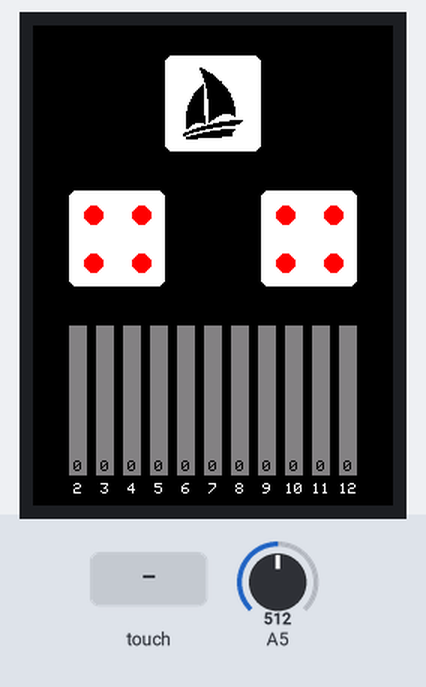
A sketch run on a simulated Arduino Uno, built with avr-gcc and run on an emulated ATmega328P. Parts: 240×320 colour display. The inputs (shaded band) are chosen by the test bench; at power-on: A5 = 512. Random numbers use the default seed unless the sketch sets one; what the sketch prints to the serial monitor is not drawn.

Above: at 1.5 s.
1.6 s: touch panel pressed at 13 % / 10 % of its raw x / y range
At 2.9 s:
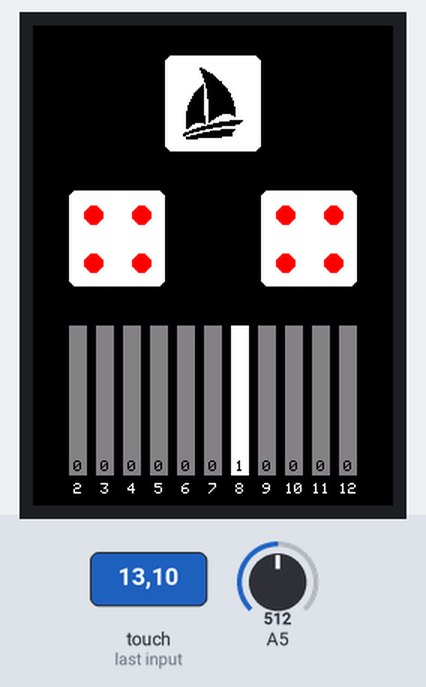
3.4 s: touch panel pressed at 38 % / 10 % of its raw x / y range
Timing chart, 0 to 6.4 s (numbered marks = the images above; inputs shaded):
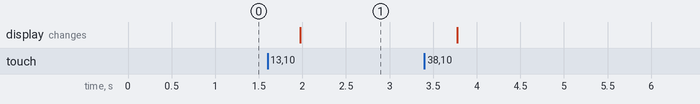

Measured:
- after the input at 1.6 s, the display: changes after 0.37 s (image 1)

The sketch:

arduino_dice_tft.ino
```cpp
#include "MCUFRIEND_kbv.h"

MCUFRIEND_kbv tft;

#include "TouchScreen_kbv.h"         //my hacked version

const int XP=8,XM=A2,YP=A3,YM=9;    //240x320 ID=0x7575
const int TS_LEFT=888,TS_RT=161,TS_TOP=919,TS_BOT=111;

TouchScreen_kbv ts(XP, YP, XM, YM, 300);   //re-initialised after diagnose
TSPoint_kbv tp;                            //global point

#define LOWFLASH (defined(__AVR_ATmega328P__) && defined(MCUFRIEND_KBV_H_))

#define SCREEN_W    240

#define RED       0xF800
#define WHITE     0xFFFF
#define GREY      0x8410
#define BLACK     0x0000
//#define ORANGE    0xFA60
#define YELLOW    0xFFE0
//#define LIME      0x07FF
#define GREEN     0x07E0
//#define CYAN      0x07FF
//#define AQUA      0x04FF
#define BLUE      0x001F
//#define MAGENTA   0xF81F
//#define PINK      0xF8FF

#define DOT_COLOR   RED
#define DOT_RAD     6

#define DICE_COLOR  WHITE
#define DICE_SIZE   64
#define DICE_RADIUS 5

#define BAR_COUNT    11
#define BAR_TOTAL_W  ((BAR_W + BAR_GAP) * BAR_COUNT - BAR_GAP)

#define LEFT_MARGIN  (SCREEN_W - BAR_TOTAL_W) / 2
#define RIGHT_MARGIN (LEFT_MARGIN + BAR_TOTAL_W)

#define DICE_1_X    LEFT_MARGIN
#define DICE_1_Y    110
#define DICE_2_X    RIGHT_MARGIN - DICE_SIZE
#define DICE_2_Y    DICE_1_Y
#define DICE_EXTRA_X (SCREEN_W - DICE_SIZE) / 2
#define DICE_EXTRA_Y 20

#define BAR_COLOR   GREY
#define BAR_CHAR_COLOR WHITE
#define BAR_W       12
#define BAR_GAP     6
#define BAR_BASE    300

#define BITMAP_SIZE 48
#define BITMAP_DELTA (DICE_SIZE - BITMAP_SIZE)/2

const unsigned char shipBitmap [] PROGMEM = {
  // 'ship-48x48, 48x48px
  0x00, 0x01, 0x80, 0x00, 0x00, 0x00, 0x00, 0x01, 0xe0, 0x00, 0x00, 0x00, 0x00, 0x00, 0xf0, 0x00,
  0x00, 0x00, 0x00, 0x00, 0xfc, 0x00, 0x00, 0x00, 0x00, 0x00, 0x7f, 0x00, 0x00, 0x00, 0x00, 0x00,
  0x7f, 0x80, 0x00, 0x00, 0x00, 0x00, 0x7f, 0xc0, 0x00, 0x00, 0x00, 0x00, 0x3f, 0xe0, 0x00, 0x00,
  0x00, 0x00, 0x3f, 0xf0, 0x00, 0x00, 0x00, 0x00, 0x3f, 0xfc, 0x00, 0x00, 0x00, 0x00, 0x1f, 0xfc,
  0x00, 0x00, 0x00, 0x00, 0x5f, 0xfe, 0x00, 0x00, 0x00, 0x00, 0xdf, 0xff, 0x00, 0x00, 0x00, 0x01,
  0xdf, 0xff, 0x80, 0x00, 0x00, 0x03, 0xcf, 0xff, 0xc0, 0x00, 0x00, 0x07, 0xcf, 0xff, 0xc0, 0x00,
  0x00, 0x0f, 0xcf, 0xff, 0xe0, 0x00, 0x00, 0x1f, 0xcf, 0xff, 0xf0, 0x00, 0x00, 0x1f, 0xcf, 0xff,
  0xf0, 0x00, 0x00, 0x3f, 0xcf, 0xff, 0xf0, 0x00, 0x00, 0x3f, 0xcf, 0xff, 0xf8, 0x00, 0x00, 0x7f,
  0xc7, 0xff, 0xf8, 0x00, 0x00, 0x7f, 0xc7, 0xff, 0xfc, 0x00, 0x00, 0xff, 0xc7, 0xff, 0xfc, 0x00,
  0x00, 0xff, 0xc7, 0xff, 0xfc, 0x00, 0x01, 0xff, 0xc7, 0xff, 0xfc, 0x00, 0x01, 0xff, 0xc7, 0xff,
  0xfe, 0x00, 0x01, 0xff, 0xc7, 0xff, 0xfe, 0x00, 0x01, 0xff, 0xc7, 0xff, 0xfe, 0x00, 0x03, 0xff,
  0xc7, 0xff, 0xfe, 0x00, 0x03, 0xff, 0xc7, 0xff, 0xfe, 0x00, 0x03, 0xff, 0xc7, 0xfc, 0x0e, 0x00,
  0x03, 0xff, 0xe7, 0xf0, 0x02, 0x00, 0x03, 0xff, 0xe7, 0xc0, 0x00, 0x00, 0x03, 0xff, 0xe7, 0x80,
  0x00, 0x00, 0x03, 0xff, 0xe6, 0x00, 0x1f, 0xf0, 0x03, 0xff, 0xe4, 0x0f, 0xff, 0xe0, 0x03, 0xf0,
  0x20, 0xff, 0xff, 0xc0, 0x03, 0xc0, 0x0f, 0xff, 0xfe, 0x00, 0x03, 0x80, 0xff, 0xfc, 0x00, 0x00,
  0x03, 0x07, 0xff, 0x00, 0x00, 0x00, 0x00, 0x3f, 0xe0, 0x07, 0xfe, 0x00, 0x00, 0xfe, 0x03, 0xff,
  0xfc, 0x00, 0x07, 0xe0, 0x7f, 0xff, 0xf8, 0x00, 0x0f, 0x07, 0xff, 0xff, 0xf8, 0x00, 0x0c, 0x7f,
  0xff, 0xff, 0xf8, 0x00, 0x03, 0xff, 0xff, 0xfc, 0x00, 0x00, 0x03, 0xfc, 0x00, 0x00, 0x00, 0x00
};

const unsigned char castleBitmap [] PROGMEM = {
  // 'castle-48x48, 48x48px
  0x00, 0x30, 0x00, 0x00, 0x0c, 0x00, 0x00, 0x78, 0x00, 0x00, 0x1e, 0x00, 0x00, 0xf8, 0x00, 0x00,
  0x1f, 0x00, 0x00, 0xfc, 0x00, 0x00, 0x3f, 0x00, 0x01, 0xfc, 0x00, 0x00, 0x3f, 0x80, 0x01, 0xfe,
  0x00, 0x00, 0x7f, 0x80, 0x03, 0xfe, 0x00, 0x00, 0x7f, 0xc0, 0x03, 0xff, 0x00, 0x00, 0xff, 0xc0,
  0x07, 0xff, 0x00, 0x00, 0xff, 0xe0, 0x07, 0xff, 0x80, 0x01, 0xff, 0xe0, 0x0f, 0xff, 0x80, 0x01,
  0xff, 0xf0, 0x0f, 0xff, 0xc0, 0x03, 0xff, 0xf0, 0x1f, 0xff, 0xc0, 0x03, 0xff, 0xf8, 0x0f, 0xff,
  0xc0, 0x03, 0xff, 0xf0, 0x07, 0xff, 0x00, 0x00, 0xff, 0xe0, 0x07, 0xff, 0x00, 0x00, 0xff, 0xe0,
  0x07, 0xcf, 0x01, 0x80, 0xf3, 0xe0, 0x07, 0x87, 0x03, 0xc0, 0xe1, 0xe0, 0x07, 0x87, 0x03, 0xc0,
  0xe1, 0xe0, 0x07, 0x87, 0x1f, 0xf8, 0xe1, 0xe0, 0x07, 0x87, 0x3f, 0xfc, 0xe1, 0xe0, 0x07, 0x87,
  0x3e, 0x7c, 0xe1, 0xe0, 0x07, 0x87, 0x3c, 0x3c, 0xe1, 0xe0, 0x07, 0xff, 0x3c, 0x3c, 0xff, 0xe0,
  0x07, 0xff, 0x3c, 0x3c, 0xff, 0xe0, 0x07, 0xff, 0x3c, 0x3c, 0xff, 0xe0, 0x07, 0xff, 0x3c, 0x3c,
  0xff, 0xe0, 0x07, 0xff, 0xfc, 0x3f, 0xff, 0xe0, 0x0f, 0xff, 0xff, 0xff, 0xff, 0xf0, 0x0f, 0xff,
  0xff, 0xff, 0xff, 0xf0, 0x0f, 0xff, 0xff, 0xff, 0xff, 0xf0, 0x1f, 0xff, 0xff, 0xff, 0xff, 0xf8,
  0x1f, 0xff, 0xff, 0xff, 0xff, 0xf8, 0x1f, 0xff, 0xfc, 0x3f, 0xff, 0xf8, 0x1f, 0xff, 0xf0, 0x0f,
  0xff, 0xf8, 0x1f, 0xff, 0xe0, 0x07, 0xff, 0xf8, 0x3f, 0xff, 0xc0, 0x03, 0xff, 0xfc, 0x3f, 0xff,
  0xc0, 0x03, 0xff, 0xfc, 0x3f, 0xff, 0xc0, 0x03, 0xff, 0xfc, 0x3f, 0xff, 0xc0, 0x03, 0xff, 0xfc,
  0x3f, 0xff, 0xc0, 0x03, 0xff, 0xfc, 0x7f, 0xff, 0xc0, 0x03, 0xff, 0xfe, 0x7f, 0xff, 0xc0, 0x03,
  0xff, 0xfe, 0x7f, 0xff, 0xc0, 0x03, 0xff, 0xfe, 0x7f, 0xff, 0xc0, 0x03, 0xff, 0xfe, 0x7f, 0xff,
  0xc0, 0x03, 0xff, 0xfe, 0x7f, 0xff, 0xc0, 0x03, 0xff, 0xfe, 0x3f, 0xff, 0xc0, 0x03, 0xff, 0xfc
};

int globalCount = 0;
long diceOne;
long diceTwo;
int stats[11] = {0, 0, 0, 0, 0, 0, 0, 0, 0, 0, 0};
int bar_left = DICE_1_X;

//-----------------------------------------

void setup() {
  Serial.begin(9600);
  uint16_t ID = tft.readID();

  tft.begin(ID);
  tft.fillScreen(BLACK);

  roll();

  printStats();
}

void loop() {
  bool justReleased = false;

  while (ISPRESSED() == true) {
    roll();
    justReleased = true;
  }

  if (justReleased) {
    long seed = analogRead(5);
    randomSeed(seed);

    int extraTimes = random(1, 5);

    for (int i = 0; i <= extraTimes; i++) {
      roll();
      delay(5);
    }

    storeStats();
    printStats();
  }
}

//-----------------------------------------

void roll() {
  rollTwoDices();
  rollExtraDice();
}

void readResistiveTouch(void) {
  tp = ts.getPoint();
  pinMode(YP, OUTPUT);      //restore shared pins
  pinMode(XM, OUTPUT);
  digitalWrite(YP, HIGH);  //because TFT control pins
  digitalWrite(XM, HIGH);
}

bool ISPRESSED(void) {
  // .kbv this was too sensitive !!
  // now touch has to be stable for 50ms
  int count = 0;
  bool state, oldstate;
  while (count < 10) {
    readResistiveTouch();
    state = tp.z > 200;     //ADJUST THIS VALUE TO SUIT YOUR SCREEN e.g. 20 ... 250
    if (state == oldstate) count++;
    else count = 0;
    oldstate = state;
    delay(5);
  }
  return oldstate;
}

void drawDice(int dice, int x, int y) {
  drawDiceBody(x, y);
  drawDots(dice, x, y);
}

void drawDiceBody(int x, int y) {
  tft.fillRoundRect(x, y, DICE_SIZE, DICE_SIZE, DICE_RADIUS, DICE_COLOR);
}

void drawDots(int dice, int x, int y) {
  int y_top = y + DICE_SIZE / 4;
  int y_middle = y + DICE_SIZE / 2;
  int y_bottom = y + DICE_SIZE / 4 * 3;

  int x_left = x + DICE_SIZE / 4;
  int x_middle = x + DICE_SIZE / 2;
  int x_right = x + DICE_SIZE / 4 * 3;

  switch (dice)
  {
    case 1:
         tft.fillCircle(x_middle, y_middle, DOT_RAD, DOT_COLOR);
         break;
    case 2:
         tft.fillCircle(x_left, y_top, DOT_RAD, DOT_COLOR);
         tft.fillCircle(x_right, y_bottom, DOT_RAD, DOT_COLOR);
         break;
    case 3:
         tft.fillCircle(x_left, y_top, DOT_RAD, DOT_COLOR);
         tft.fillCircle(x_middle, y_middle, DOT_RAD, DOT_COLOR);
         tft.fillCircle(x_right, y_bottom, DOT_RAD, DOT_COLOR);
         break;
    case 4:
         tft.fillCircle(x_left, y_top, DOT_RAD, DOT_COLOR);
         tft.fillCircle(x_right, y_top, DOT_RAD, DOT_COLOR);
         tft.fillCircle(x_left, y_bottom, DOT_RAD, DOT_COLOR);
         tft.fillCircle(x_right, y_bottom, DOT_RAD, DOT_COLOR);
         break;
    case 5:
         tft.fillCircle(x_left, y_top, DOT_RAD, DOT_COLOR);
         tft.fillCircle(x_right, y_top, DOT_RAD, DOT_COLOR);
         tft.fillCircle(x_middle, y_middle, DOT_RAD, DOT_COLOR);
         tft.fillCircle(x_left, y_bottom, DOT_RAD, DOT_COLOR);
         tft.fillCircle(x_right, y_bottom, DOT_RAD, DOT_COLOR);
         break;
    case 6:
         tft.fillCircle(x_left, y_top, DOT_RAD, DOT_COLOR);
         tft.fillCircle(x_right, y_top, DOT_RAD, DOT_COLOR);
         tft.fillCircle(x_left, y_middle, DOT_RAD, DOT_COLOR);
         tft.fillCircle(x_right, y_middle, DOT_RAD, DOT_COLOR);
         tft.fillCircle(x_left, y_bottom, DOT_RAD, DOT_COLOR);
         tft.fillCircle(x_right, y_bottom, DOT_RAD, DOT_COLOR);
         break;
  }
}

void drawExtraDice(int dice, int x, int y) {
  drawDiceBody(x, y);
  drawExtraImages(dice, x, y);
}

void drawExtraImages(int dice, int x, int y) {
  long color;

  switch (dice) {
    case 1:
         color = YELLOW;
         break;
    case 2:
         color = BLACK;
         break;
    case 3:
         color = BLUE;
         break;
    case 4:
         color = BLACK;
         break;
    case 5:
         color = GREEN;
         break;
    case 6:
         color = BLACK;
         break;
  }

  if (color == BLACK) {
    tft.drawBitmap(x + BITMAP_DELTA, y + BITMAP_DELTA, shipBitmap, BITMAP_SIZE, BITMAP_SIZE, color);
  } else
  {
    tft.drawBitmap(x + BITMAP_DELTA, y + BITMAP_DELTA, castleBitmap, BITMAP_SIZE, BITMAP_SIZE, color);
  }
}


void rollTwoDices() {
  long seed = analogRead(5);
  randomSeed(seed);

  diceOne = rollTheDice();
  diceTwo = rollTheDice();

  drawDice(diceOne, DICE_1_X, DICE_2_Y); // 30,  60);
  drawDice(diceTwo, DICE_2_X, DICE_2_Y); // 145, 60);
}

void rollExtraDice() {
  long seed = analogRead(5);
  randomSeed(seed);

  long diceExtra = rollTheDice();
  drawExtraDice(diceExtra, DICE_EXTRA_X, DICE_EXTRA_Y);
}

int rollTheDice() {
  int face = random(1, 100) % 3 + 1; // 1..3
  int direction = random(1, 100) % 2; // 0..1
  int dice = face + 3 * direction;

  if (dice < 1 ) {
    return 1;
  }

  if (dice > 6) {
    return 6;
  }

  return dice;
}

void storeStats() {
  int idx = diceOne + diceTwo - 2; // 0 based array starting with 2

  stats[idx] += 1;
  globalCount += 1;
}

void printStats() {
  int setColumn = 2;
  int num, idx;
  int maxVal = getMaxValue();

  for (int i = 0; i <= 10; i++) {
    printStatsBar(setColumn, stats[i], maxVal);
    setColumn += 1;
  }
}

void printStatsBar(int col, int val, int maxVal) {
  float proc;
  int x, y;

  if (maxVal == 0) {
    proc = 0;
  } else {
    proc = val * 100 / maxVal;
  }

  Serial.print(col);
  Serial.print(" >> ");
  Serial.println(proc);

  x = (col - 2) * (BAR_W + BAR_GAP) + bar_left;
  y = BAR_BASE - proc;

  // erase before
  tft.fillRect(x, BAR_BASE - 100, BAR_W, 100, BAR_COLOR);
  tft.fillRect(x, y, BAR_W, proc, BAR_CHAR_COLOR);

  drawBarNum(x, BAR_BASE + 5, col);
  drawStatsCount(x, BAR_BASE, col);
}

void drawBarNum(int x, int y, int num) {
  int delta = 0;

  if (num < 10) {
    delta = 3;
  }

  tft.setCursor(x + delta, y);
  tft.setTextColor(WHITE);
  tft.print(num);
}

void drawStatsCount(int x, int y, int col) {
  int delta = 1;

  if (stats[col - 2] < 10) {
    delta = 3;
  }

  tft.setCursor(x + delta, y - 10);
  tft.setTextColor(BLACK);
  tft.print(stats[col - 2]);
}

int getMaxValue() {
  int max = 0;

  for (int i = 0; i <= 10; i++){
    if (max < stats[i]) {
      max = stats[i];
    }
  }
  return max;
}
```
